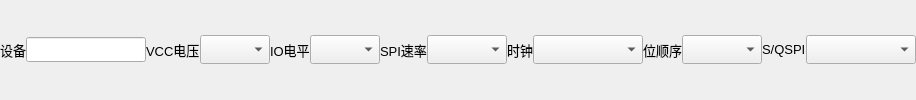
    <widget class="QWidget" name="spi_config_widget" native="true">
     <layout class="QGridLayout" name="layout_spi_config">
      <property name="leftMargin">
       <number>0</number>
      </property>
      <property name="topMargin">
       <number>0</number>
      </property>
      <property name="rightMargin">
       <number>0</number>
      </property>
      <property name="bottomMargin">
       <number>0</number>
      </property>
      <property name="spacing">
       <number>0</number>
      </property>
      <item row="0" column="9">
       <widget class="QComboBox" name="combo_box_clk">
        <property name="minimumSize">
         <size>
          <width>110</width>
          <height>29</height>
         </size>
        </property>
        <property name="maximumSize">
         <size>
          <width>110</width>
          <height>16777215</height>
         </size>
        </property>
        <property name="font">
         <font>
          <pointsize>10</pointsize>
         </font>
        </property>
       </widget>
      </item>
      <item row="0" column="10">
       <widget class="QLabel" name="label_bit">
        <property name="minimumSize">
         <size>
          <width>0</width>
          <height>0</height>
         </size>
        </property>
        <property name="maximumSize">
         <size>
          <width>45</width>
          <height>25</height>
         </size>
        </property>
        <property name="font">
         <font>
          <pointsize>10</pointsize>
         </font>
        </property>
        <property name="text">
         <string>位顺序</string>
        </property>
       </widget>
      </item>
      <item row="0" column="8">
       <widget class="QLabel" name="label_clk">
        <property name="minimumSize">
         <size>
          <width>0</width>
          <height>0</height>
         </size>
        </property>
        <property name="maximumSize">
         <size>
          <width>30</width>
          <height>25</height>
         </size>
        </property>
        <property name="font">
         <font>
          <pointsize>10</pointsize>
         </font>
        </property>
        <property name="text">
         <string>时钟</string>
        </property>
       </widget>
      </item>
      <item row="0" column="1">
       <widget class="QLineEdit" name="line_device">
        <property name="minimumSize">
         <size>
          <width>120</width>
          <height>25</height>
         </size>
        </property>
        <property name="maximumSize">
         <size>
          <width>110</width>
          <height>25</height>
         </size>
        </property>
        <property name="font">
         <font>
          <pointsize>10</pointsize>
         </font>
        </property>
        <property name="readOnly">
         <bool>true</bool>
        </property>
       </widget>
      </item>
      <item row="0" column="6">
       <widget class="QLabel" name="label_speed">
        <property name="minimumSize">
         <size>
          <width>0</width>
          <height>0</height>
         </size>
        </property>
        <property name="maximumSize">
         <size>
          <width>50</width>
          <height>25</height>
         </size>
        </property>
        <property name="font">
         <font>
          <pointsize>10</pointsize>
         </font>
        </property>
        <property name="text">
         <string>SPI速率</string>
        </property>
       </widget>
      </item>
      <item row="0" column="3">
       <widget class="QComboBox" name="combo_box_vcc">
        <property name="minimumSize">
         <size>
          <width>70</width>
          <height>29</height>
         </size>
        </property>
        <property name="maximumSize">
         <size>
          <width>70</width>
          <height>16777215</height>
         </size>
        </property>
        <property name="font">
         <font>
          <pointsize>10</pointsize>
         </font>
        </property>
       </widget>
      </item>
      <item row="0" column="4">
       <widget class="QLabel" name="label_io">
        <property name="minimumSize">
         <size>
          <width>0</width>
          <height>0</height>
         </size>
        </property>
        <property name="maximumSize">
         <size>
          <width>45</width>
          <height>25</height>
         </size>
        </property>
        <property name="font">
         <font>
          <pointsize>10</pointsize>
         </font>
        </property>
        <property name="text">
         <string>IO电平</string>
        </property>
       </widget>
      </item>
      <item row="0" column="5">
       <widget class="QComboBox" name="combo_box_io">
        <property name="minimumSize">
         <size>
          <width>70</width>
          <height>29</height>
         </size>
        </property>
        <property name="maximumSize">
         <size>
          <width>70</width>
          <height>16777215</height>
         </size>
        </property>
        <property name="font">
         <font>
          <pointsize>10</pointsize>
         </font>
        </property>
       </widget>
      </item>
      <item row="0" column="2">
       <widget class="QLabel" name="label_vcc">
        <property name="minimumSize">
         <size>
          <width>0</width>
          <height>0</height>
         </size>
        </property>
        <property name="maximumSize">
         <size>
          <width>60</width>
          <height>25</height>
         </size>
        </property>
        <property name="font">
         <font>
          <pointsize>10</pointsize>
         </font>
        </property>
        <property name="text">
         <string>VCC电压</string>
        </property>
       </widget>
      </item>
      <item row="0" column="0">
       <widget class="QLabel" name="label_decive">
        <property name="minimumSize">
         <size>
          <width>0</width>
          <height>0</height>
         </size>
        </property>
        <property name="maximumSize">
         <size>
          <width>35</width>
          <height>25</height>
         </size>
        </property>
        <property name="font">
         <font>
          <pointsize>10</pointsize>
         </font>
        </property>
        <property name="text">
         <string>设备</string>
        </property>
       </widget>
      </item>
      <item row="0" column="7">
       <widget class="QComboBox" name="combo_box_speed">
        <property name="minimumSize">
         <size>
          <width>80</width>
          <height>29</height>
         </size>
        </property>
        <property name="maximumSize">
         <size>
          <width>80</width>
          <height>16777215</height>
         </size>
        </property>
        <property name="font">
         <font>
          <pointsize>10</pointsize>
         </font>
        </property>
       </widget>
      </item>
      <item row="0" column="12">
       <widget class="QLabel" name="label_s_or_q">
        <property name="minimumSize">
         <size>
          <width>0</width>
          <height>0</height>
         </size>
        </property>
        <property name="maximumSize">
         <size>
          <width>50</width>
          <height>25</height>
         </size>
        </property>
        <property name="font">
         <font>
          <pointsize>10</pointsize>
         </font>
        </property>
        <property name="text">
         <string>S/QSPI</string>
        </property>
       </widget>
      </item>
      <item row="0" column="13">
       <widget class="QComboBox" name="combo_box_s_or_q">
        <property name="minimumSize">
         <size>
          <width>110</width>
          <height>29</height>
         </size>
        </property>
        <property name="maximumSize">
         <size>
          <width>110</width>
          <height>16777215</height>
         </size>
        </property>
        <property name="font">
         <font>
          <pointsize>10</pointsize>
         </font>
        </property>
       </widget>
      </item>
      <item row="0" column="11">
       <widget class="QComboBox" name="combo_box_bit">
        <property name="minimumSize">
         <size>
          <width>80</width>
          <height>29</height>
         </size>
        </property>
        <property name="maximumSize">
         <size>
          <width>80</width>
          <height>16777215</height>
         </size>
        </property>
        <property name="font">
         <font>
          <pointsize>10</pointsize>
         </font>
        </property>
       </widget>
      </item>
     </layout>
    </widget>
